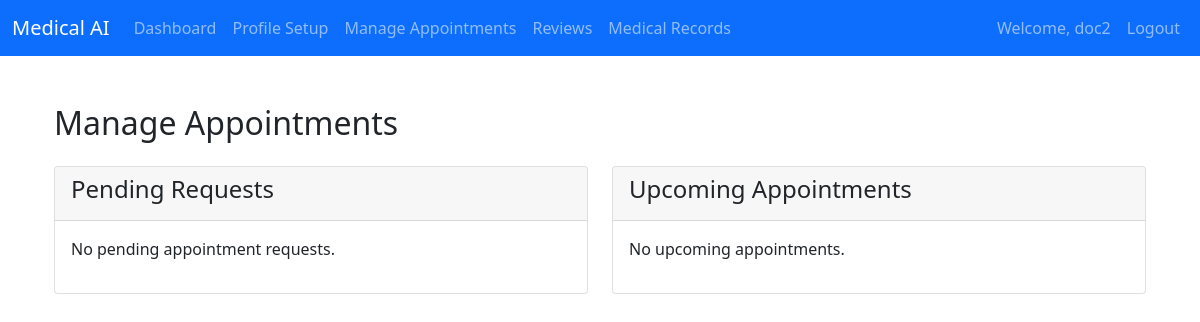
The app's page /doctor/manage_appointments/ (signed in), older data.
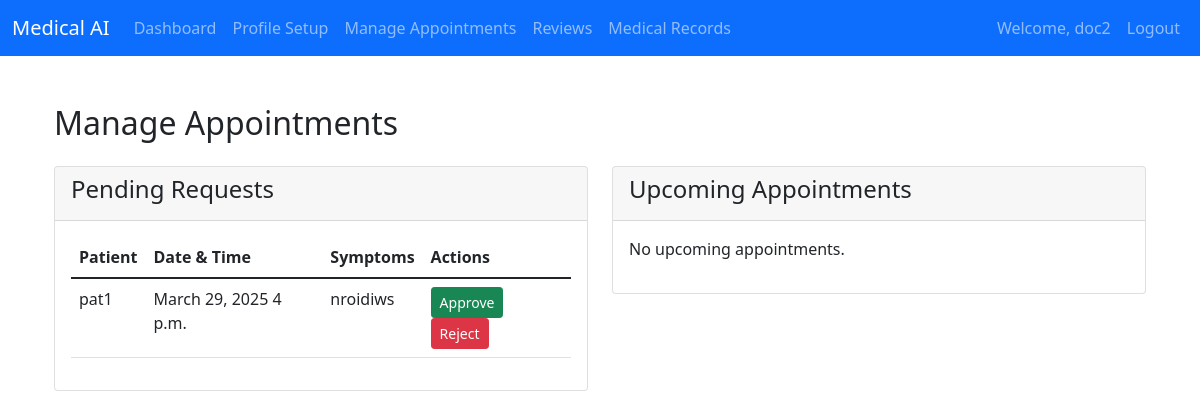
The same page, newer data.
### doctors/models.py (models this page shows, shortened)
class Appointment(models.Model):
    STATUS_CHOICES = [
        ('pending', 'Pending Request'),
        ('approved', 'Approved'),
        ('rejected', 'Rejected'),
        ('cancelled', 'Cancelled'),
        ('completed', 'Completed')
    ]
    patient = models.ForeignKey('patients.Patient', on_delete=models.CASCADE)
    doctor = models.ForeignKey(Doctor, on_delete=models.CASCADE)
    appointment_date = models.DateField()
    appointment_time = models.TimeField()
    symptoms = models.TextField()
    message = models.TextField(blank=True)
    status = models.CharField(max_length=20, choices=STATUS_CHOICES, default='pending')
    created_at = models.DateTimeField(auto_now_add=True)
    updated_at = models.DateTimeField(auto_now=True)
    reason_for_rejection = models.TextField(blank=True, null=True)
    class Meta:
        ordering = ['-created_at']

### patients/models.py (models this page shows, shortened)
class Patient(models.Model):
    user = models.OneToOneField(CustomUser, on_delete=models.CASCADE, related_name='patient')
    full_name = models.CharField(max_length=100)
    dob = models.DateField()
    age = models.IntegerField(null=True, blank=True)
    gender = models.CharField(
        max_length=6,
        choices=[('male', 'Male'), ('female', 'Female'), ('other', 'Other')],
        default='other'
    )
    contact_number = models.CharField(max_length=20)
    email = models.EmailField()
    address = models.TextField(null=True, blank=True)
    city = models.CharField(max_length=100, null=True, blank=True)
    state = models.CharField(max_length=100, null=True, blank=True)
    pincode = models.CharField(max_length=10, null=True, blank=True)
    blood_group = models.CharField(
        max_length=3,
        choices=[
            ('A+', 'A+'), ('A-', 'A-'),
            ('B+', 'B+'), ('B-', 'B-'),
            ('AB+', 'AB+'), ('AB-', 'AB-'),
            ('O+', 'O+'), ('O-', 'O-')
        ],
        null=True, blank=True, default='N/A'
    )
    height = models.DecimalField(
        max_digits=5,
        decimal_places=2,
        null=True,
        blank=True,
        validators=[MinValueValidator(0)]
    )
    weight = models.DecimalField(
        max_digits=5,
        decimal_places=2,
        null=True,
        blank=True,
        validators=[MinValueValidator(0)]
    )
    emergency_contact_name = models.CharField(max_length=100, null=True, blank=True)
    emergency_contact_relation = models.CharField(max_length=50, null=True, blank=True)
    emergency_contact_number = models.CharField(max_length=20, null=True, blank=True)
    medical_history = models.JSONField(
        null=True,
        blank=True,
        default=dict,
        help_text='Store medical conditions, surgeries, and medications in JSON format'
    )
    allergies = models.JSONField(
        null=True,
        blank=True,
        default=dict,
        help_text='Store food, medication, and environmental allergies in JSON format'
    )
    is_profile_complete = models.BooleanField(default=False)
    created_at = models.DateTimeField(auto_now_add=True)
    updated_at = models.DateTimeField(auto_now=True)
    class Meta:
        ordering = ['-created_at']
        verbose_name = 'Patient'
        verbose_name_plural = 'Patients'

### doctors/views.py (the view, shortened to what this page needs)
# urls.py: path('manage_appointments/', views.manage_appointments, name='manage_appointments'),
@login_required
def manage_appointments(request):
    try:
        doctor = Doctor.objects.get(user=request.user)
        pending_appointments = Appointment.objects.filter(
            doctor=doctor,
            status='pending'
        ).order_by('appointment_date', 'appointment_time')
        upcoming_appointments = Appointment.objects.filter(
            doctor=doctor,
            status='approved',
            appointment_date__gte=datetime.now().date()
        ).order_by('appointment_date', 'appointment_time')
        return render(request, 'doctors/manage_appointments.html', {
            'pending_appointments': pending_appointments,
            'upcoming_appointments': upcoming_appointments
        })
    except Doctor.DoesNotExist:
        messages.error(request, 'Access denied')
        return redirect('doctors:doctor_dashboard')

### doctors/templates/doctors/manage_appointments.html (shortened to what the changed rows need)
{% extends 'base.html' %}
{% block content %}
<div class="container mt-5">
    <div class="row">
        <div class="col-md-12">
            <h2>Manage Appointments</h2>
            <div class="row mt-4">
                <div class="col-md-6">
                    <div class="card">
                        <div class="card-body">
                            {% if pending_appointments %}
                            <table class="table">
                                <thead>
                                    <tr>
                                        <th>Patient</th>
                                        <th>Date & Time</th>
                                        <th>Symptoms</th>
                                        <th>Actions</th>
                                    </tr>
                                </thead>
                                <tbody>
                                    {% for appointment in pending_appointments %}
                                    <tr>
                                        <td>{{ appointment.patient.full_name }}</td>
                                        <td>{{ appointment.appointment_date }} {{ appointment.appointment_time }}</td>
                                        <td>{{ appointment.symptoms }}</td>
                                        <td>
                                            <form method="POST" action="{% url 'doctors:manage_appointments' %}" class="d-inline">
                                                <button type="submit" class="btn btn-success btn-sm">Approve</button>
                                            </form>
                                            <form method="POST" action="{% url 'doctors:manage_appointments' %}" class="d-inline">
                                                <button type="button" class="btn btn-danger btn-sm" data-bs-toggle="modal" data-bs-target="#rejectModal{{ appointment.id }}">
                                                    Reject
                                                </button>
                                            </form>
                                        </td>
                                    </tr>
                                    {% endfor %}
                                </tbody>
                            </table>
                            {% else %}
                            <p>No pending appointment requests.</p>
                            {% endif %}
                        </div>
                    </div>
                </div>
            </div>
        </div>
    </div>
</div>
{% endblock %}

Row changes from the older to the newer data that the page shows:
added Appointment: patient.full_name "pat1", appointment_date "March 29, 2025", appointment_time "4 p.m.", symptoms "nroidiws"
Text that changed along with them:
text no longer shown: "No pending appointment requests."
text now shown: "Patient Date & Time Symptoms Actions"
